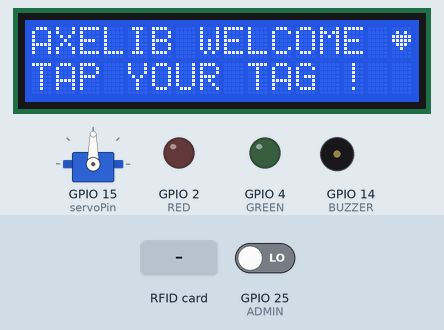
This sketch was run on a simulated ESP32. On the bench: servo, 16×2 character LCD, output pins drawn as LEDs (lit = HIGH), buzzer (waves = sounding, pin HIGH). Inputs (shaded band) come from the test bench; at power-on: GPIO 25 (ADMIN) LOW. WiFi joins after 1.5 s; servers stay silent unless stated; what the sketch prints to the serial monitor is not drawn.

Above: at 6.2 s.
6.3 s: RFID card 12 34 56 78 99 held to the reader
At 8.3 s:
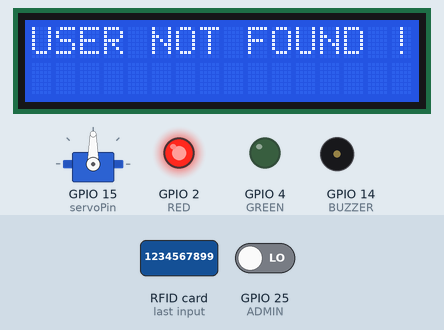
8.5 s: GPIO 25 (ADMIN) driven HIGH
At 10.09 s:
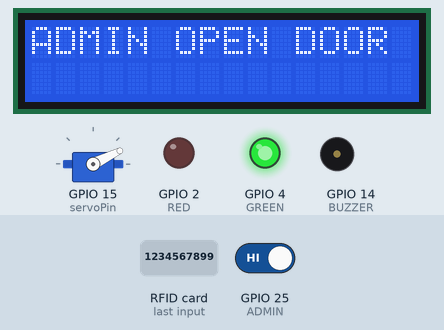
11.5 s: GPIO 25 (ADMIN) driven LOW
At 12.8 s:
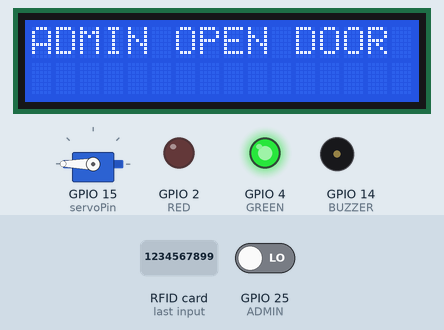
13.8 s: GPIO 25 (ADMIN) driven HIGH
At 13.98 s:
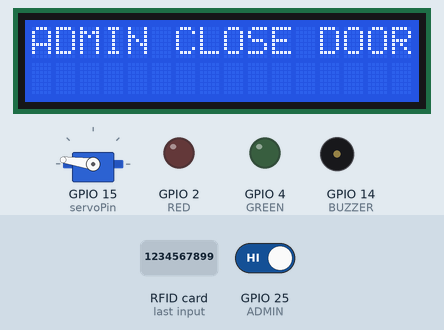
16.2 s: RFID card 5E 7A 19 C4 held to the reader
At 16.96 s:
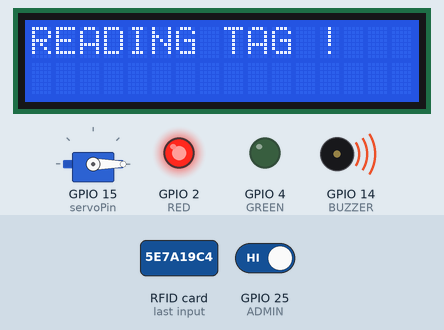
Timing chart, 0 to 22.3 s (numbered marks = the images above; inputs shaded):
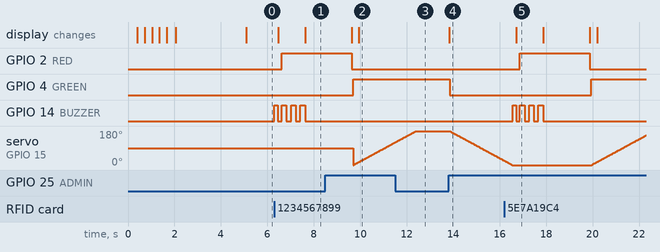

The sketch:

GetDocument.ino
```cpp
// (licence header left out)
#include <ESP32Servo.h>
#include <LiquidCrystal_I2C.h>
Servo myservo;  // create servo object to control a servo
// 16 servo objects can be created on the ESP32

int pos = 0;    // variable to store the servo position
// Recommended PWM GPIO pins on the ESP32 include 2,4,12-19,21-23,25-27,32-33
int servoPin = 15;


// set the LCD number of columns and rows
int lcdColumns = 16;
int lcdRows = 2;

LiquidCrystal_I2C lcd(0x3F, lcdColumns, lcdRows);
//This example shows how to get a document from a document collection. This operation requiRED Email/password, custom or OAUth2.0 authentication.
#include <SPI.h>
#include <MFRC522.h>
#include <String.h>


#define SS_PIN    5  // ESP32 pin GIOP5
#define RST_PIN   27 // ESP32 pin GIOP27

#define GREEN 4
#define RED 2
#define BUZZER 14
#define ADMIN 25


MFRC522 rfid(SS_PIN, RST_PIN);


#if defined(ESP32)
#include <WiFi.h>
#elif defined(ESP8266)
#include <ESP8266WiFi.h>
#endif
#include <Firebase_ESP_Client.h>

//Provide the token generation process info.
#include <addons/TokenHelper.h>

/* 1. Define the WiFi cREDentials */
#define WIFI_SSID "ESPRIT"
#define WIFI_PASSWORD "1234567899"

/* 2. Define the API Key */
#define API_KEY "AIzaSyBfg3lGLSwuMc1XWNCtamdt48zhMFQnIHk"

/* 3. Define the project ID */
#define FIREBASE_PROJECT_ID "weather-derbel"

/* 4. Define the user Email and password that alreadey registerd or added in your project */
#define USER_EMAIL ""
#define USER_PASSWORD ""

const int trigPin = 32;
const int echoPin = 35;

byte Heart[8] = {
  0b00000,
  0b01010,
  0b11111,
  0b11111,
  0b01110,
  0b00100,
  0b00000,
  0b00000
};

//define sound speed in cm/uS
#define SOUND_SPEED 0.034

int welcome;
int adminopen;
long duration;
float distanceCm;

//Define Firebase Data object
FirebaseData fbdo;

FirebaseAuth auth;
FirebaseConfig config;

bool taskCompleted = false;

unsigned long dataMillis = 0;

void setup()
{
  pinMode(trigPin, OUTPUT); // Sets the trigPin as an Output
  pinMode(echoPin, INPUT); // Sets the echoPin as an Input


  ESP32PWM::allocateTimer(0);
  ESP32PWM::allocateTimer(1);
  ESP32PWM::allocateTimer(2);
  ESP32PWM::allocateTimer(3);
  myservo.setPeriodHertz(50);    // standard 50 hz servo
  myservo.attach(servoPin, 1000, 2000);


  // initialize LCD
  lcd.init();
  // turn on LCD backlight
  lcd.backlight();
  lcd.createChar(0, Heart);

  Serial.begin(9600);

  WiFi.begin(WIFI_SSID, WIFI_PASSWORD);
  Serial.print("Connecting to Wi-Fi");
  while (WiFi.status() != WL_CONNECTED)
  {
    lcd.setCursor(0, 0);
    // print message
    lcd.print("WIFI CONNECT.");
    delay(300);
    lcd.clear();
    lcd.print("WIFI CONNECT..");
    delay(300);
    lcd.clear();
    lcd.print("WIFI CONNECT...");
    delay(300);
    lcd.clear();

    //   Serial.print(".");
    //  delay(300);
  }
  Serial.println();
  Serial.print("Connected with IP: ");
  lcd.setCursor(0, 0);
  lcd.print("CONNECTED IP:");
  lcd.setCursor(0, 1);
  lcd.print(WiFi.localIP());


  Serial.println(WiFi.localIP());
  Serial.println();

  Serial.printf("Firebase Client v%s\n\n", FIREBASE_CLIENT_VERSION);

  /* Assign the api key (requiRED) */
  config.api_key = API_KEY;

  /* Assign the user sign in cREDentials */
  auth.user.email = USER_EMAIL;
  auth.user.password = USER_PASSWORD;

  /* Assign the callback function for the long running token generation task */
  config.token_status_callback = tokenStatusCallback; //see addons/TokenHelper.h

  Firebase.begin(&config, &auth);

  Firebase.reconnectWiFi(true);

  SPI.begin(); // init SPI bus
  rfid.PCD_Init(); // init MFRC522

  pinMode(RED, OUTPUT);
  pinMode(GREEN, OUTPUT);
  pinMode(BUZZER, OUTPUT);
  pinMode(ADMIN, INPUT);

  digitalWrite(RED, LOW);
  digitalWrite(GREEN, LOW);
  digitalWrite(BUZZER, LOW);

  Serial.println("Tap RFID/NFC Tag on reader");
  lcd.clear();
  lcd.setCursor(0, 0);
  lcd.print("FIREBASE");
  lcd.setCursor(7, 1);
  lcd.print("CONNECTED");
  delay(3000);


  welcome = 0;
  adminopen = 0;

}

void loop()
{
  if (welcome == 0 && adminopen == 0)
  {
    lcd.clear();
    lcd.setCursor(0, 0);
    lcd.print("AXELIB WELCOME");
    lcd.setCursor(15, 0);
    lcd.write(byte(0));
    lcd.setCursor(0, 1);
    lcd.print("TAP YOUR TAG !");

    welcome = 1;
  }
  distanceCm = 7;
  String target;
  char UID[32] = "";

  if (digitalRead(ADMIN) == HIGH && adminopen == 0)
  {
    welcome = 0;


    lcd.clear();
    lcd.setCursor(0, 0);
    // print message
    lcd.print("ADMIN OPEN DOOR !");


    for (pos = 0; pos <= 180; pos += 1) { // goes from 0 degrees to 180 degrees
      // in steps of 1 degree
      myservo.write(pos);    // tell servo to go to position in variable 'pos'
      digitalWrite(GREEN, HIGH);
      delay(15);             // waits 15ms for the servo to reach the position
    }


    adminopen = 1;


  }
  if (digitalRead(ADMIN) == HIGH && adminopen == 1)
  {
    welcome = 0;


    lcd.clear();
    lcd.setCursor(0, 0);
    // print message
    lcd.print("ADMIN CLOSE DOOR !");


    for (pos = 180; pos >= 0; pos -= 1) { // goes from 180 degrees to 0 degrees
      myservo.write(pos);    // tell servo to go to position in variable 'pos'
      delay(15);             // waits 15ms for the servo to reach the position
      digitalWrite(GREEN, LOW);
    }
    lcd.clear();

    adminopen = 0;

  }
  if (rfid.PICC_IsNewCardPresent() && adminopen == 0) { // new tag is available
    if (rfid.PICC_ReadCardSerial()) { // NUID has been readed
      digitalWrite(BUZZER, HIGH);
      delay(150);
      digitalWrite(BUZZER, LOW);
      lcd.clear();
      lcd.setCursor(0, 0);
      lcd.print("READING TAG !");

      welcome = 0;


      array_to_string(rfid.uid.uidByte, 4, UID);

      if (Firebase.ready() )
      {
        dataMillis = millis();
        String s(UID);
        String documentPath = "/users/";
        documentPath.concat(s);
        String mask = "";

        //If the document path contains space e.g. "a b c/d e f"
        //It should encode the space as %20 then the path will be "a%20b%20c/d%20e%20f"


        if (Firebase.Firestore.getDocument(&fbdo, FIREBASE_PROJECT_ID, "", documentPath.c_str(), mask.c_str()))
        {

          int indexa = fbdo.payload().indexOf("prenom") + 33;
          int indexb = fbdo.payload().indexOf('"', indexa + 1);
          String prenom = fbdo.payload().substring(indexa, indexb);
          Serial.print("Bienvenue ");
          Serial.println(prenom);
          prenom.toUpperCase();
          // set cursor to first column, first row
          lcd.clear();
          lcd.setCursor(0, 0);
          // print message
          lcd.print("WELCOME");

          // clears the display to print new message

          // set cursor to first column, second row
          lcd.setCursor(3, 1);
          lcd.print(prenom);


          for (pos = 0; pos <= 180; pos += 1) { // goes from 0 degrees to 180 degrees
            // in steps of 1 degree
            myservo.write(pos);    // tell servo to go to position in variable 'pos'
            digitalWrite(GREEN, HIGH);
            delay(15);             // waits 15ms for the servo to reach the position
          }
          while (distanceCm > 6)
          {

            // Clears the trigPin
            digitalWrite(trigPin, LOW);
            delayMicroseconds(2);
            // Sets the trigPin on HIGH state for 10 micro seconds
            digitalWrite(trigPin, HIGH);
            delayMicroseconds(10);
            digitalWrite(trigPin, LOW);

            // Reads the echoPin, returns the sound wave travel time in microseconds
            duration = pulseIn(echoPin, HIGH);

            // Calculate the distance
            distanceCm = duration * SOUND_SPEED / 2;


            delay(10);


          }
          for (pos = 180; pos >= 0; pos -= 1) { // goes from 180 degrees to 0 degrees
            myservo.write(pos);    // tell servo to go to position in variable 'pos'
            delay(15);             // waits 15ms for the servo to reach the position
            digitalWrite(GREEN, LOW);
          }
          lcd.clear();
        }
        else
        {
          digitalWrite(RED, HIGH);
          Serial.println("utilisateur n'existe pas");
          // set cursor to first column, first row
          digitalWrite(BUZZER, HIGH);
          delay(200);
          digitalWrite(BUZZER, LOW);
          delay(200);
          digitalWrite(BUZZER, HIGH);
          delay(200);
          digitalWrite(BUZZER, LOW);
          delay(200);
          digitalWrite(BUZZER, HIGH);
          delay(200);
          digitalWrite(BUZZER, LOW);
          lcd.setCursor(0, 0);
          // print message
          lcd.print("USER NOT FOUND !");
          delay(2000);
          digitalWrite(RED, LOW);
          lcd.clear();


        }


      }


      rfid.PICC_HaltA(); // halt PICC
      rfid.PCD_StopCrypto1(); // stop encryption on PCD
    }
  }


}

void array_to_string(byte array[], unsigned int len, char buffer[])
{
  for (unsigned int i = 0; i < len; i++)
  {
    byte nib1 = (array[i] >> 4) & 0x0F;
    byte nib2 = (array[i] >> 0) & 0x0F;
    buffer[i * 2 + 0] = nib1  < 0xA ? '0' + nib1  : 'A' + nib1  - 0xA;
    buffer[i * 2 + 1] = nib2  < 0xA ? '0' + nib2  : 'A' + nib2  - 0xA;
  }
  buffer[len * 2] = '\0';
}
```

Measured:
- after the input at 6.3 s, GPIO 2 (RED): LOW → HIGH after 0.32 s; GPIO 14 (BUZZER): alternates HIGH for 0.20 s and LOW for 0.20 s, 8 changes in all, then stays LOW, starting at once; the display: first changes after 0.17 s (image 1 shows a later state)
- after the input at 8.5 s, GPIO 4 (GREEN): LOW → HIGH after 1.2 s
- after the input at 11.5 s, GPIO 4 (GREEN): stays HIGH (without the input it goes to LOW after 0.94 s); servo on GPIO 15 (servoPin): goes on until 12.4 s, then stays 180°
- after the input at 13.8 s, GPIO 4 (GREEN): HIGH → LOW after 0.05 s; servo on GPIO 15 (servoPin): moves from 180° to 24° over 2.3 s, starting after 0.06 s; the display: changes at once (image 4)
- after the input at 16.2 s, GPIO 2 (RED): LOW → HIGH after 0.67 s, → LOW 3.0 s later; GPIO 14 (BUZZER): alternates HIGH for 0.20 s and LOW for 0.20 s, 8 changes in all, then stays LOW, starting after 0.35 s; the display: changes after 0.52 s (image 5)
- what the display in image 5 shows lasts 1.2 s, from 16.7 s to 17.9 s
